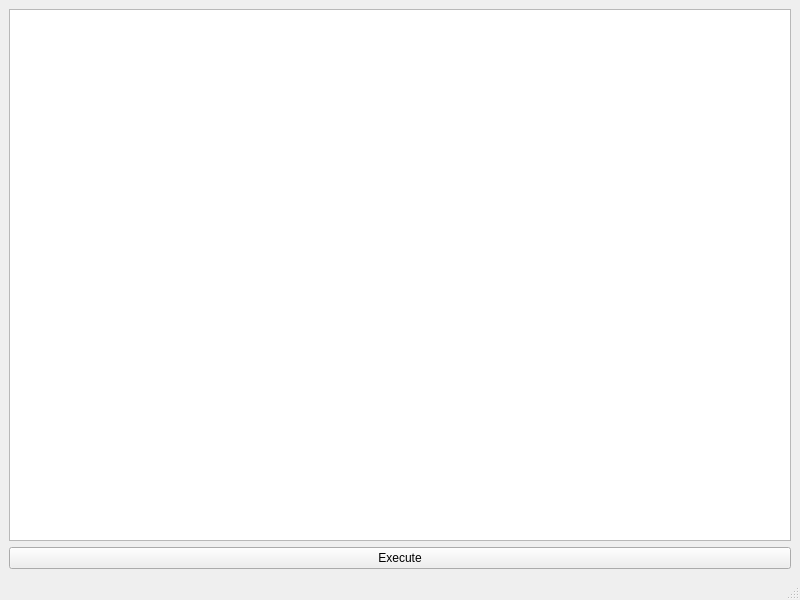
<?xml version="1.0" encoding="UTF-8"?>
<ui version="4.0">
 <class>ScriptingConsoleClass</class>
 <widget class="QMainWindow" name="ScriptingConsoleClass">
  <property name="geometry">
   <rect>
    <x>0</x>
    <y>0</y>
    <width>800</width>
    <height>600</height>
   </rect>
  </property>
  <property name="windowTitle">
   <string>Scripting console</string>
  </property>
  <widget class="QWidget" name="centralwidget">
   <layout class="QVBoxLayout" name="verticalLayout">
    <item>
     <widget class="QTextEdit" name="script_edit"/>
    </item>
    <item>
     <widget class="QPushButton" name="btn_execute">
      <property name="text">
       <string>Execute</string>
      </property>
     </widget>
    </item>
   </layout>
  </widget>
  <widget class="QMenuBar" name="menubar">
   <property name="geometry">
    <rect>
     <x>0</x>
     <y>0</y>
     <width>800</width>
     <height>21</height>
    </rect>
   </property>
  </widget>
  <widget class="QStatusBar" name="statusbar"/>
 </widget>
 <resources/>
 <connections/>
</ui>
